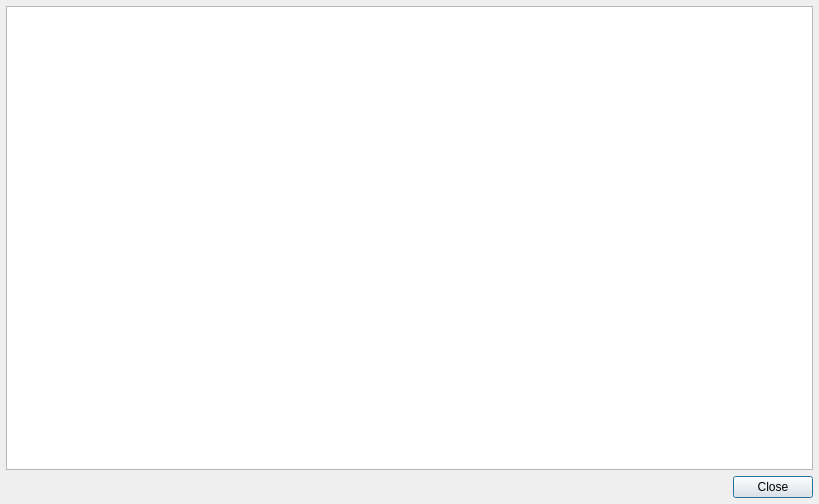
<?xml version="1.0" encoding="UTF-8"?>
<ui version="4.0">
 <class>Dialog</class>
 <widget class="QDialog" name="Dialog">
  <property name="geometry">
   <rect>
    <x>0</x>
    <y>0</y>
    <width>819</width>
    <height>504</height>
   </rect>
  </property>
  <property name="windowTitle">
   <string>Log</string>
  </property>
  <layout class="QVBoxLayout" name="verticalLayout">
   <property name="margin">
    <number>6</number>
   </property>
   <item>
    <widget class="QPlainTextEdit" name="uiTXT_log">
     <property name="lineWrapMode">
      <enum>QPlainTextEdit::NoWrap</enum>
     </property>
     <property name="textInteractionFlags">
      <set>Qt::TextSelectableByKeyboard|Qt::TextSelectableByMouse</set>
     </property>
    </widget>
   </item>
   <item>
    <layout class="QHBoxLayout" name="horizontalLayout">
     <item>
      <spacer name="horizontalSpacer">
       <property name="orientation">
        <enum>Qt::Horizontal</enum>
       </property>
       <property name="sizeHint" stdset="0">
        <size>
         <width>40</width>
         <height>20</height>
        </size>
       </property>
      </spacer>
     </item>
     <item>
      <widget class="QPushButton" name="uiBTN_close">
       <property name="text">
        <string>Close</string>
       </property>
      </widget>
     </item>
    </layout>
   </item>
  </layout>
 </widget>
 <resources/>
 <connections>
  <connection>
   <sender>uiBTN_close</sender>
   <signal>clicked()</signal>
   <receiver>Dialog</receiver>
   <slot>accept()</slot>
   <hints>
    <hint type="sourcelabel">
     <x>711</x>
     <y>473</y>
    </hint>
    <hint type="destinationlabel">
     <x>377</x>
     <y>245</y>
    </hint>
   </hints>
  </connection>
  <connection>
   <sender>Dialog</sender>
   <signal>finished(int)</signal>
   <receiver>Dialog</receiver>
   <slot>onDialogFinished()</slot>
   <hints>
    <hint type="sourcelabel">
     <x>409</x>
     <y>251</y>
    </hint>
    <hint type="destinationlabel">
     <x>409</x>
     <y>251</y>
    </hint>
   </hints>
  </connection>
 </connections>
 <slots>
  <slot>onDialogFinished()</slot>
 </slots>
</ui>
